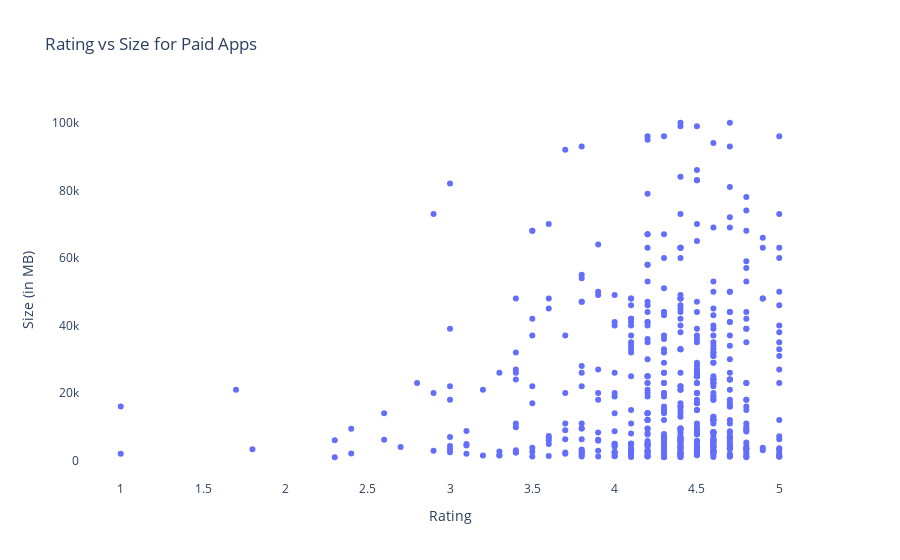

Here is the notebook cell this chart was saved with:
### Markdown cell above
The majority of huge applications (>50MB) fall within the game and family category. Despite this, these expensive apps have generally positive ratings, suggesting that they are expensive on purpose.

### Code cell
#How do the sizes of paid apps and free apps vary?
    
    
paid_apps = google_data_copy[google_data_copy.Type == 'Paid']

data = [{
    'x' : paid_apps['Rating'],
    'type':'scatter',
    'y' : paid_apps['Size'],
    'mode' : 'markers',
    'text' : google_data_copy['Size'],
    } for t in set(paid_apps.Type)]


layout = {'title':"Rating vs Size for Paid Apps", 
          'xaxis': {'title' : 'Rating'},
          'yaxis' : {'title' : 'Size (in MB)'},
         'plot_bgcolor': 'rgb(255,255,255)'}

plotly.offline.iplot({'data': data, 'layout': layout})

### Figure 1 — Plotly figure (JSON) as saved in the notebook; plotly's stock layout.template omitted (floating-point values rounded to 4 significant figures; data arrays with more than 128 entries replaced by an {"elided": "..."} marker saying what was removed)
{"data": [{"mode": "markers", "text": {"elided": "7460 int values"}, "type": "scatter", "x": {"elided": "524 float values"}, "y": {"elided": "524 int values"}}], "layout": {"plot_bgcolor": "rgb(255,255,255)", "title": {"text": "Rating vs Size for Paid Apps"}, "xaxis": {"title": {"text": "Rating"}}, "yaxis": {"title": {"text": "Size (in MB)"}}}}
